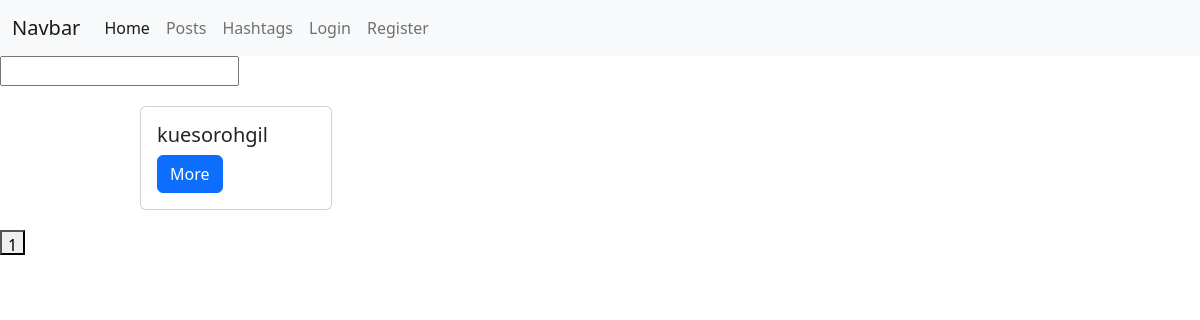
The app's page /posts/?page=2, older data.
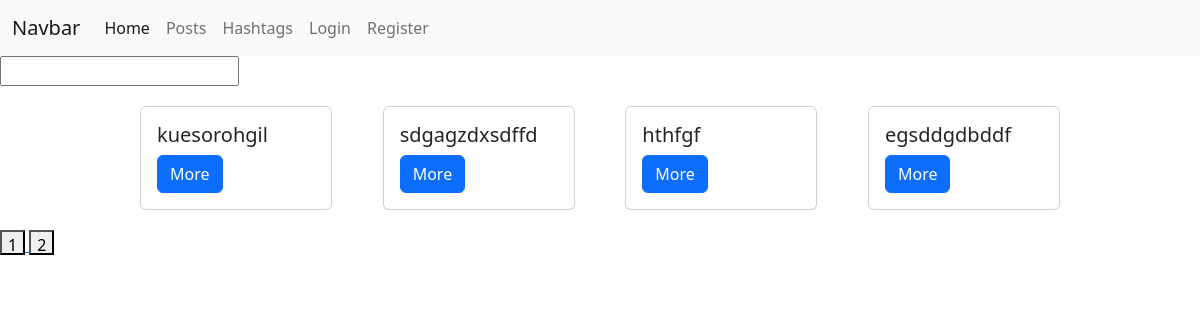
The same page, newer data.
### posts/models.py (models this page shows, shortened)
class Post(models.Model):
    author = models.ForeignKey(User, on_delete=models.CASCADE, null=True)
    title = models.CharField(max_length=255)
    description = models.TextField()
    image = models.ImageField()
    rate = models.DecimalField(max_digits=10, decimal_places=1)
    hashtag = models.ForeignKey(Hashtag, on_delete=models.CASCADE, null=True, related_name='posts')

### posts/views.py (the view)
# urls.py: path('posts/', posts_view),
def posts_view(request):
    if request.method == 'GET':
        hashtag_id = request.GET.get('hashtag_id')
        search_text = request.GET.get('search')
        page = int(request.GET.get('page', 1))
        if hashtag_id:
            posts = Post.objects.filter(hashtag_id=hashtag_id)
        else:
            posts = Post.objects.all()
        if search_text:
            posts = posts.filter(title__icontains=search_text)
        max_page = round(posts.__len__() / PAGINATION_LIMIT)
        posts = posts[PAGINATION_LIMIT * (page - 1):PAGINATION_LIMIT * page]
        data = {
            'posts': posts,
            'user': get_user_from_request(request),
            'hashtag_id': hashtag_id,
            'current_page': page,
            'max_page': range(1, max_page + 1)
        }
        return render(request, 'posts/posts.html', context=data)

### users/utils.py (called while the page is built)
def get_user_from_request(request):
    return request.user if not request.user.is_anonymous else None

### templates/posts/posts.html (shortened to what this page needs)
{% extends 'layouts/main.html' %}
{% block content %}
    <div>
        <form action="/posts/" method="get">
            <input type="text" name="search" value="">
        </form>
    </div>
    <div class="posts">
        {% for post in posts %}
            <div class="card" style="width: 20%;  margin: 20px">
                <div class="card-body">
                    <h5 class="card-title">{{ post.title }}</h5>
                    <a href="/posts/{{ post.id }}/" class="btn btn-primary">More</a>
                </div>
            </div>
        {% endfor %}
    </div>
    <div>
        {% for page in max_page %}
            <a href="/posts/?page={{ page }}">
                <button style="width: 25px; height: 25px">{{ page }}</button>
            </a>
        {% endfor %}
    </div>
{% endblock %}

Row changes from the older to the newer data that the page shows:
added Post: title "sdgagzdxsdffd"
added Post: title "hthfgf"
added Post: title "egsddgdbddf"
Text that changed along with them:
new list line: "2"
